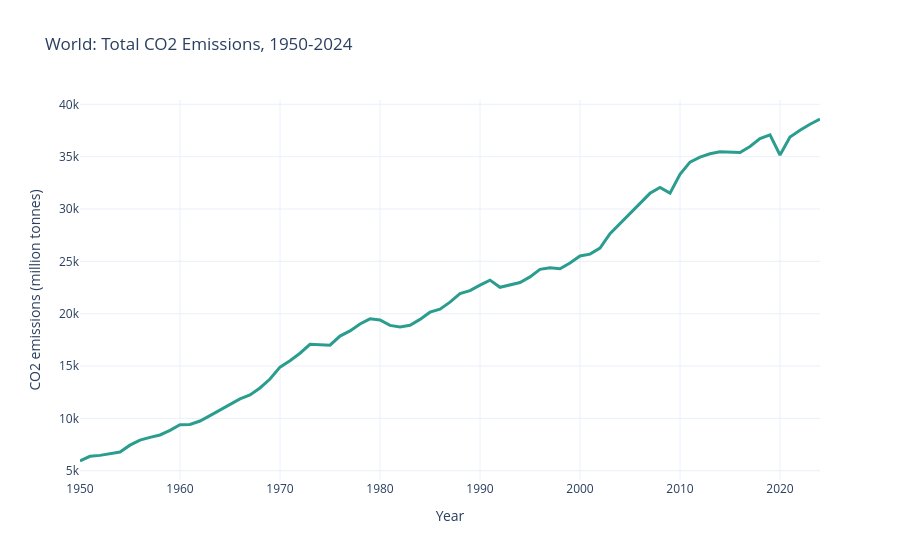
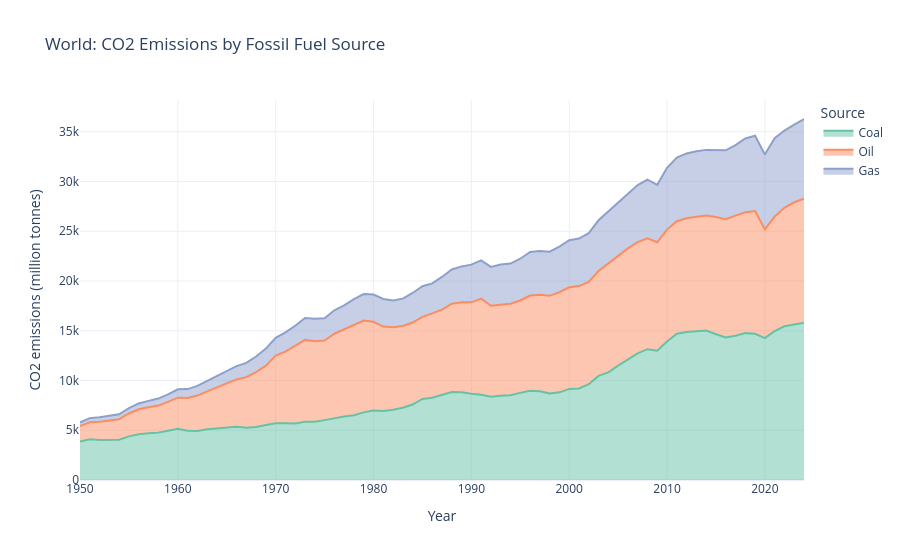

Source (notebook cell) for these figures, in order:
### Code cell
# Charts for "World"
display(make_trend_chart(df, "World"))
display(make_source_chart(df, "World"))
